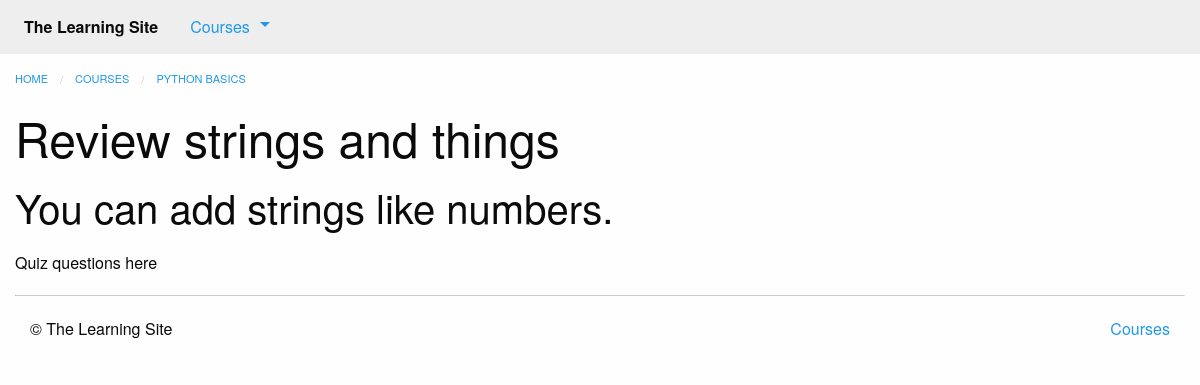
/courses/1/q2/, run on an earlier commit of the app's database.
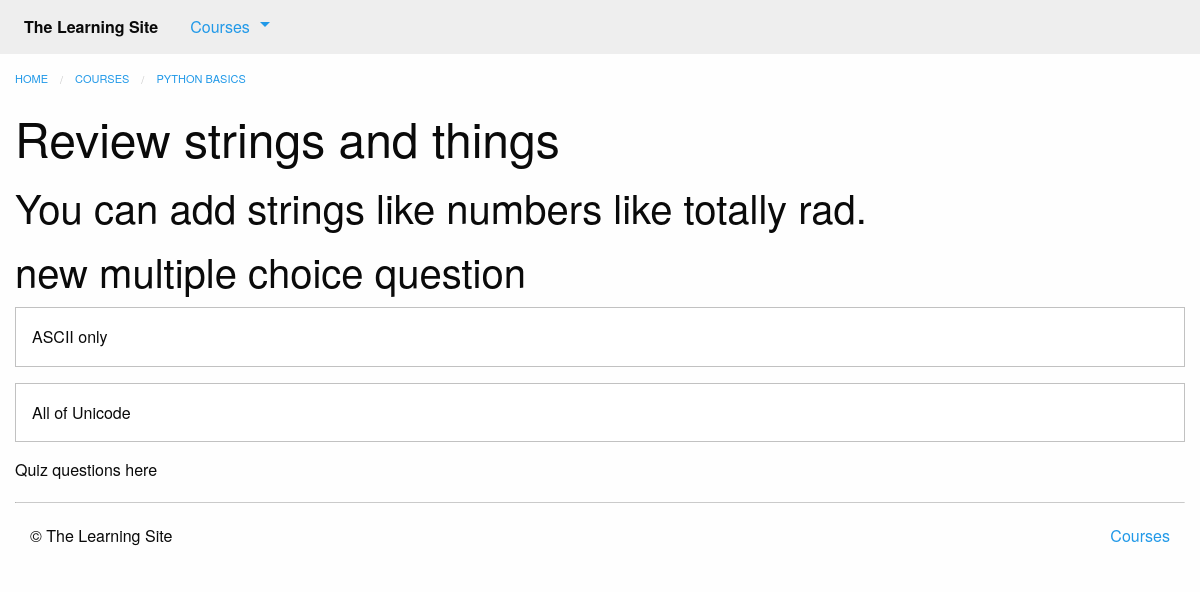
And on a later commit of the database.
### courses/models.py (models this page shows, shortened)
class Step(models.Model):
    title = models.CharField(max_length=255)
    description = models.TextField()
    order = models.IntegerField(default=0)
    course = models.ForeignKey(Course)
    class Meta:
        abstract = True
        ordering = ['order',]

class Quiz(Step):
    total_questions = models.IntegerField(default=4)
    class Meta:
        verbose_name_plural = "Quizzes"

class Course(models.Model):
    created_at = models.DateTimeField(auto_now_add=True)
    title = models.CharField(max_length=255)
    description = models.TextField()

class Question(models.Model):
    quiz = models.ForeignKey(Quiz)
    order = models.IntegerField(default=0)
    prompt = models.TextField()
    class Meta:
        ordering = ['order',]

class Answer(models.Model):
    question = models.ForeignKey(Question)
    order = models.IntegerField(default=0)
    text = models.CharField(max_length=255)
    correct = models.BooleanField(default=False)
    class Meta:
        ordering = ['order',]

### courses/views.py (the view)
# urls.py: url(r'(?P<course_pk>\d+)/q(?P<step_pk>\d+)/$', views.quiz_detail,
def quiz_detail(request, course_pk, step_pk):
    step = get_object_or_404(models.Quiz, course_id=course_pk, pk=step_pk)
    return render(request, 'courses/quiz_detail.html', {'step': step})

### courses/templatetags/course_extras.py (called while the page is built)
@register.inclusion_tag('courses/course_nav.html')
def nav_courses_list():
    courses = Course.objects.all()[:5]
    return {'courses': courses}

### courses/templates/courses/quiz_detail.html (shortened to what this page needs)
{% extends "courses/layout.html" %}
{% load course_extras %}
{% block breadcrumbs %}
    <li><a href="{% url 'courses:detail' pk=step.course.pk %}">{{ step.course.title }}</a></li>
{% endblock %}
{% block content %}
    <div class="row columns">
        <article>
            {{ block.super }}
            <h1>{{ step.title }}</h1>
            <ul class="no-bullet">
              {% for question in step.question_set.all %}
              <li>
                <h2>{{ question.prompt }}</h2>
                {% for answer in question.answer_set.all %}
                <div class="callout">{{ answer.text }}</div>
              {% endfor %}
              </li>
                {% endfor %}
            </ul>
            Quiz questions here
        </article>
    </div>
{% endblock %}

### courses/templates/courses/layout.html (shortened to what this page needs)
{% extends "layout.html" %}
{% block content %}
    <ul class="breadcrumbs">
        <li><a href="{% url 'home' %}">Home</a></li>
        <li><a href="{% url 'courses:list' %}">Courses</a></li>
        {% block breadcrumbs %}{% endblock %}
    </ul>
{% endblock %}

### templates/layout.html (shortened to what this page needs)
<!doctype html>
{% load static from staticfiles %}
{% load course_extras %}
<html class="no-js" lang="en">
    <head>
        <link rel="stylesheet" href="{% static 'css/foundation.min.css' %}">
        <link rel="stylesheet" href="{% static 'css/layout.css' %}">
    </head>
    <body>
        <nav class="top-bar" role="navigation">
            <section class="top-bar-left">
                <ul class="dropdown menu" data-dropdown-menu role="menubar">
                    <li class="menu-text">The Learning Site</li>
                    <li class="has-submenu">
                        <a href="#">Courses</a>
                    </li>
                </ul>
            </section>
        </nav>
        {% block content %}{% endblock %}
        <footer class="row columns">
            <hr/>
            <div class="small-6 columns">
                <p>&copy; The Learning Site</p>
            </div>
            <div class="small-6 columns">
                <ul class="inline-list no-bullet float-right">
                    <li><a href="{% url 'courses:list' %}">Courses</a></li>
                </ul>
            </div>
        </footer>
    </body>
</html>

### assets/css/layout.css (style rules this page uses)
.top-bar { margin-bottom: 1rem; }

What changed in the data, as far as the page shows it:
changed Question: prompt "You can add strings like numbers." → "You can add strings like numbers like totally rad."
added Question: prompt "new multiple choice question"
added Answer: text "ASCII only"
added Answer: text "All of Unicode"
